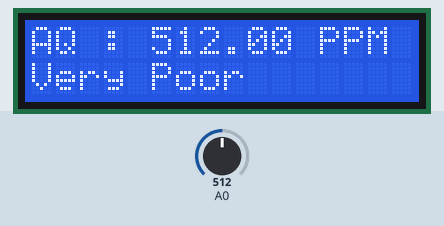
This sketch was run on a simulated Arduino Uno, built with avr-gcc and run on an emulated ATmega328P. Parts: 16×2 character LCD. The test bench sets the inputs (shaded band); at power-on: A0 = 512. What the sketch prints to the serial monitor is not drawn.

Above: at 10.2 s.
10.3 s: A0 set to 490
At 17.3 s:
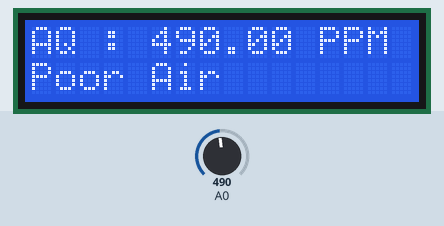
21.3 s: A0 set to 240
At 23.6 s:
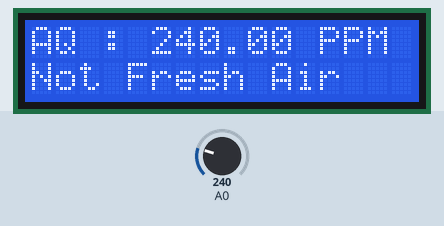
30.0 s: A0 set to 190
At 34.9 s:
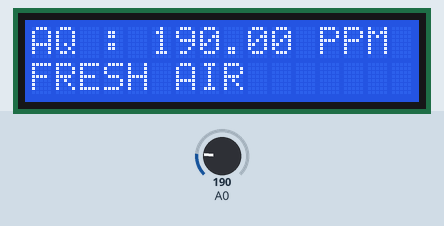
41.0 s: A0 set to 1010
At 47.4 s:
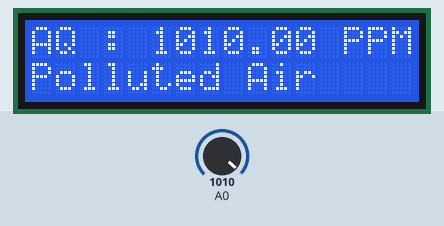
Timing chart, 0 to 48.9 s (numbered marks = the images above; inputs shaded):
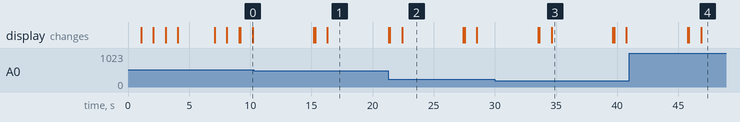

Measured:
- what the display in image 2 shows lasts 5.0 s, from 22.4 s to 27.4 s

The sketch:

air_quality_sensor.ino
```cpp
#include <LiquidCrystal.h>
const int rs = 12, e = 11, d4 = 5, d5 = 4, d6 = 3, d7 = 2;
LiquidCrystal lcd(12, 11, 5, 4, 3, 2);
float t=0;
void setup()

{

  lcd.begin(16, 2);
  lcd.clear();
  lcd.print("Welcome");
  delay(1000);
  lcd.clear();
  lcd.print(" To ");
  delay(1000);
  lcd.clear();
  lcd.print("AIR");
  delay(1000);
  lcd.clear();
  lcd.print("QUALITY MONITOR");
  delay(1000);
  lcd.clear();
  lcd.print (" Calibrating :");
  delay (3000);
  lcd.clear();
  lcd.print("Done");
  delay(1000);
  lcd.clear();
  lcd.print("AQ=Air Quality");
  delay(1000);
  lcd.clear();
  Serial.begin(9600);

 }

void loop()

{

  delay(100);
  t = analogRead(A0);
  Serial.println("Airquality = ");
  Serial.println(t);
  lcd.clear();
  lcd.setCursor (0, 0);
  lcd.clear();
  lcd.print ("AQ : ");
  lcd.print (t);
  lcd.print (" PPM ");
  delay(1000);
  lcd.setCursor (0,1);
  if (t<=200)
    {
     lcd.print("FRESH AIR");
     Serial.println("FRESH AIR");
    }
  else if (t>=200 && t<250)
   {
   lcd.print("Not Fresh Air");
   Serial.println("Not Fresh Air ");
  }
  else if( t>=250 && t<=500 )
  {
   lcd.print("Poor Air");
   Serial.println("Poor Air");
  }
  else if (t>=500 && t<1000 )
  {
  lcd.print("Very Poor");
  Serial.println("Very Poor");
  }
  else
  {
    lcd.print("Polluted Air");
    Serial.println("Polluted Air");
  }
  delay(5000);
  lcd.clear();
}
```
